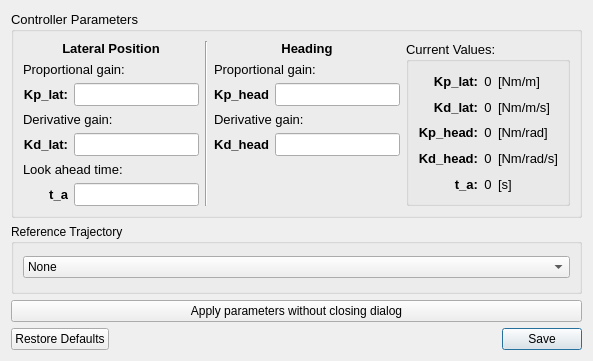
<?xml version="1.0" encoding="UTF-8"?>
<ui version="4.0">
 <class>Dialog</class>
 <widget class="QDialog" name="Dialog">
  <property name="geometry">
   <rect>
    <x>0</x>
    <y>0</y>
    <width>551</width>
    <height>361</height>
   </rect>
  </property>
  <property name="windowTitle">
   <string>PD Controller Settings</string>
  </property>
  <layout class="QGridLayout" name="gridLayout_2">
   <item row="1" column="1">
    <widget class="QGroupBox" name="groupBox">
     <property name="font">
      <font>
       <pointsize>10</pointsize>
       <weight>50</weight>
       <bold>false</bold>
      </font>
     </property>
     <property name="title">
      <string>Controller Parameters</string>
     </property>
     <layout class="QGridLayout" name="gridLayout_3">
      <item row="0" column="0">
       <layout class="QGridLayout" name="gridLayout">
        <item row="2" column="4">
         <widget class="QLineEdit" name="edit_kp_head">
          <property name="sizePolicy">
           <sizepolicy hsizetype="Minimum" vsizetype="Fixed">
            <horstretch>0</horstretch>
            <verstretch>0</verstretch>
           </sizepolicy>
          </property>
         </widget>
        </item>
        <item row="4" column="1">
         <widget class="QLineEdit" name="edit_kd_lat">
          <property name="sizePolicy">
           <sizepolicy hsizetype="Minimum" vsizetype="Fixed">
            <horstretch>0</horstretch>
            <verstretch>0</verstretch>
           </sizepolicy>
          </property>
         </widget>
        </item>
        <item row="4" column="4">
         <widget class="QLineEdit" name="edit_kd_head">
          <property name="sizePolicy">
           <sizepolicy hsizetype="Minimum" vsizetype="Fixed">
            <horstretch>0</horstretch>
            <verstretch>0</verstretch>
           </sizepolicy>
          </property>
         </widget>
        </item>
        <item row="4" column="3">
         <widget class="QLabel" name="lblWeightlat">
          <property name="font">
           <font>
            <pointsize>10</pointsize>
            <weight>75</weight>
            <bold>true</bold>
           </font>
          </property>
          <property name="text">
           <string>Kd_head</string>
          </property>
          <property name="alignment">
           <set>Qt::AlignRight|Qt::AlignTrailing|Qt::AlignVCenter</set>
          </property>
         </widget>
        </item>
        <item row="1" column="0" colspan="2">
         <widget class="QLabel" name="lblPropgaintitle">
          <property name="font">
           <font>
            <pointsize>10</pointsize>
            <weight>50</weight>
            <bold>false</bold>
           </font>
          </property>
          <property name="text">
           <string>Proportional gain:</string>
          </property>
         </widget>
        </item>
        <item row="4" column="0">
         <widget class="QLabel" name="lblDerivgain">
          <property name="font">
           <font>
            <pointsize>10</pointsize>
            <weight>75</weight>
            <bold>true</bold>
           </font>
          </property>
          <property name="text">
           <string>Kd_lat:</string>
          </property>
          <property name="alignment">
           <set>Qt::AlignRight|Qt::AlignTrailing|Qt::AlignVCenter</set>
          </property>
         </widget>
        </item>
        <item row="3" column="0" colspan="2">
         <widget class="QLabel" name="lblDerivgaintitle">
          <property name="font">
           <font>
            <pointsize>10</pointsize>
            <weight>50</weight>
            <bold>false</bold>
           </font>
          </property>
          <property name="text">
           <string>Derivative gain:</string>
          </property>
         </widget>
        </item>
        <item row="1" column="3" colspan="2">
         <widget class="QLabel" name="lblWeightheadingtitle">
          <property name="font">
           <font>
            <pointsize>10</pointsize>
            <weight>50</weight>
            <bold>false</bold>
           </font>
          </property>
          <property name="text">
           <string>Proportional gain:</string>
          </property>
         </widget>
        </item>
        <item row="2" column="3">
         <widget class="QLabel" name="lblWeightheading">
          <property name="font">
           <font>
            <pointsize>10</pointsize>
            <weight>75</weight>
            <bold>true</bold>
           </font>
          </property>
          <property name="text">
           <string>Kp_head</string>
          </property>
          <property name="alignment">
           <set>Qt::AlignRight|Qt::AlignTrailing|Qt::AlignVCenter</set>
          </property>
         </widget>
        </item>
        <item row="6" column="0">
         <widget class="QLabel" name="lblTahead">
          <property name="font">
           <font>
            <pointsize>10</pointsize>
            <weight>75</weight>
            <bold>true</bold>
           </font>
          </property>
          <property name="text">
           <string>t_a</string>
          </property>
          <property name="alignment">
           <set>Qt::AlignRight|Qt::AlignTrailing|Qt::AlignVCenter</set>
          </property>
         </widget>
        </item>
        <item row="2" column="1">
         <widget class="QLineEdit" name="edit_kp_lat">
          <property name="sizePolicy">
           <sizepolicy hsizetype="Minimum" vsizetype="Fixed">
            <horstretch>0</horstretch>
            <verstretch>0</verstretch>
           </sizepolicy>
          </property>
         </widget>
        </item>
        <item row="2" column="0">
         <widget class="QLabel" name="lblPropgain">
          <property name="font">
           <font>
            <pointsize>10</pointsize>
            <weight>75</weight>
            <bold>true</bold>
           </font>
          </property>
          <property name="text">
           <string>Kp_lat:</string>
          </property>
          <property name="alignment">
           <set>Qt::AlignRight|Qt::AlignTrailing|Qt::AlignVCenter</set>
          </property>
         </widget>
        </item>
        <item row="3" column="3" colspan="2">
         <widget class="QLabel" name="lblWeightlattitle">
          <property name="font">
           <font>
            <pointsize>10</pointsize>
            <weight>50</weight>
            <bold>false</bold>
           </font>
          </property>
          <property name="text">
           <string>Derivative gain:</string>
          </property>
         </widget>
        </item>
        <item row="6" column="1">
         <widget class="QLineEdit" name="edit_t_ahead">
          <property name="sizePolicy">
           <sizepolicy hsizetype="Minimum" vsizetype="Fixed">
            <horstretch>0</horstretch>
            <verstretch>0</verstretch>
           </sizepolicy>
          </property>
         </widget>
        </item>
        <item row="5" column="0" colspan="2">
         <widget class="QLabel" name="lblTaheadtitle">
          <property name="font">
           <font>
            <pointsize>10</pointsize>
           </font>
          </property>
          <property name="text">
           <string>Look ahead time:</string>
          </property>
         </widget>
        </item>
        <item row="0" column="0" colspan="2">
         <widget class="QLabel" name="label_6">
          <property name="font">
           <font>
            <weight>75</weight>
            <bold>true</bold>
           </font>
          </property>
          <property name="text">
           <string>Lateral Position</string>
          </property>
          <property name="alignment">
           <set>Qt::AlignCenter</set>
          </property>
         </widget>
        </item>
        <item row="0" column="3" colspan="2">
         <widget class="QLabel" name="label_7">
          <property name="font">
           <font>
            <weight>75</weight>
            <bold>true</bold>
           </font>
          </property>
          <property name="text">
           <string>Heading</string>
          </property>
          <property name="alignment">
           <set>Qt::AlignCenter</set>
          </property>
         </widget>
        </item>
        <item row="0" column="2" rowspan="7">
         <widget class="Line" name="line">
          <property name="orientation">
           <enum>Qt::Vertical</enum>
          </property>
         </widget>
        </item>
       </layout>
      </item>
      <item row="0" column="1" colspan="2">
       <widget class="QGroupBox" name="groupBox_2">
        <property name="font">
         <font>
          <pointsize>10</pointsize>
         </font>
        </property>
        <property name="title">
         <string>Current Values:</string>
        </property>
        <property name="flat">
         <bool>false</bool>
        </property>
        <property name="checkable">
         <bool>false</bool>
        </property>
        <layout class="QGridLayout" name="gridLayout_7">
         <item row="0" column="0">
          <layout class="QGridLayout" name="gridLayout_6">
           <item row="2" column="0">
            <widget class="QLabel" name="label_3">
             <property name="font">
              <font>
               <pointsize>10</pointsize>
               <weight>75</weight>
               <bold>true</bold>
              </font>
             </property>
             <property name="text">
              <string>Kp_head:</string>
             </property>
             <property name="alignment">
              <set>Qt::AlignRight|Qt::AlignTrailing|Qt::AlignVCenter</set>
             </property>
            </widget>
           </item>
           <item row="0" column="1">
            <widget class="QLabel" name="lbl_current_kp_lat">
             <property name="font">
              <font>
               <pointsize>10</pointsize>
              </font>
             </property>
             <property name="text">
              <string>0</string>
             </property>
             <property name="alignment">
              <set>Qt::AlignCenter</set>
             </property>
            </widget>
           </item>
           <item row="3" column="0">
            <widget class="QLabel" name="label_4">
             <property name="font">
              <font>
               <pointsize>10</pointsize>
               <weight>75</weight>
               <bold>true</bold>
              </font>
             </property>
             <property name="text">
              <string>Kd_head:</string>
             </property>
             <property name="alignment">
              <set>Qt::AlignRight|Qt::AlignTrailing|Qt::AlignVCenter</set>
             </property>
            </widget>
           </item>
           <item row="4" column="0">
            <widget class="QLabel" name="label_5">
             <property name="font">
              <font>
               <pointsize>10</pointsize>
               <weight>75</weight>
               <bold>true</bold>
              </font>
             </property>
             <property name="text">
              <string>t_a:</string>
             </property>
             <property name="alignment">
              <set>Qt::AlignRight|Qt::AlignTrailing|Qt::AlignVCenter</set>
             </property>
            </widget>
           </item>
           <item row="2" column="1">
            <widget class="QLabel" name="lbl_current_kp_head">
             <property name="font">
              <font>
               <pointsize>10</pointsize>
              </font>
             </property>
             <property name="text">
              <string>0</string>
             </property>
             <property name="alignment">
              <set>Qt::AlignCenter</set>
             </property>
            </widget>
           </item>
           <item row="1" column="1">
            <widget class="QLabel" name="lbl_current_kd_lat">
             <property name="font">
              <font>
               <pointsize>10</pointsize>
              </font>
             </property>
             <property name="text">
              <string>0</string>
             </property>
             <property name="alignment">
              <set>Qt::AlignCenter</set>
             </property>
            </widget>
           </item>
           <item row="1" column="0">
            <widget class="QLabel" name="label_2">
             <property name="font">
              <font>
               <pointsize>10</pointsize>
               <weight>75</weight>
               <bold>true</bold>
              </font>
             </property>
             <property name="text">
              <string>Kd_lat:</string>
             </property>
             <property name="alignment">
              <set>Qt::AlignRight|Qt::AlignTrailing|Qt::AlignVCenter</set>
             </property>
            </widget>
           </item>
           <item row="4" column="1">
            <widget class="QLabel" name="lbl_current_t_lookahead">
             <property name="font">
              <font>
               <pointsize>10</pointsize>
              </font>
             </property>
             <property name="text">
              <string>0</string>
             </property>
             <property name="alignment">
              <set>Qt::AlignCenter</set>
             </property>
            </widget>
           </item>
           <item row="0" column="0">
            <widget class="QLabel" name="label">
             <property name="font">
              <font>
               <pointsize>10</pointsize>
               <weight>75</weight>
               <bold>true</bold>
              </font>
             </property>
             <property name="text">
              <string>Kp_lat:</string>
             </property>
             <property name="alignment">
              <set>Qt::AlignRight|Qt::AlignTrailing|Qt::AlignVCenter</set>
             </property>
            </widget>
           </item>
           <item row="3" column="1">
            <widget class="QLabel" name="lbl_current_kd_head">
             <property name="font">
              <font>
               <pointsize>10</pointsize>
              </font>
             </property>
             <property name="text">
              <string>0</string>
             </property>
             <property name="alignment">
              <set>Qt::AlignCenter</set>
             </property>
            </widget>
           </item>
           <item row="0" column="2">
            <widget class="QLabel" name="label_8">
             <property name="text">
              <string>[Nm/m]</string>
             </property>
            </widget>
           </item>
           <item row="1" column="2">
            <widget class="QLabel" name="label_9">
             <property name="text">
              <string>[Nm/m/s]</string>
             </property>
            </widget>
           </item>
           <item row="2" column="2">
            <widget class="QLabel" name="label_10">
             <property name="text">
              <string>[Nm/rad]</string>
             </property>
            </widget>
           </item>
           <item row="3" column="2">
            <widget class="QLabel" name="label_11">
             <property name="text">
              <string>[Nm/rad/s]</string>
             </property>
            </widget>
           </item>
           <item row="4" column="2">
            <widget class="QLabel" name="label_12">
             <property name="text">
              <string>[s]</string>
             </property>
            </widget>
           </item>
          </layout>
         </item>
        </layout>
       </widget>
      </item>
     </layout>
    </widget>
   </item>
   <item row="3" column="1">
    <widget class="QPushButton" name="btn_apply_parameters">
     <property name="text">
      <string>Apply parameters without closing dialog</string>
     </property>
    </widget>
   </item>
   <item row="4" column="1">
    <widget class="QDialogButtonBox" name="btnbox_pd_controller_settings">
     <property name="orientation">
      <enum>Qt::Horizontal</enum>
     </property>
     <property name="standardButtons">
      <set>QDialogButtonBox::RestoreDefaults|QDialogButtonBox::Save</set>
     </property>
    </widget>
   </item>
   <item row="2" column="1">
    <widget class="QGroupBox" name="groupBox_3">
     <property name="title">
      <string>Reference Trajectory</string>
     </property>
     <layout class="QGridLayout" name="gridLayout_4">
      <property name="leftMargin">
       <number>9</number>
      </property>
      <property name="topMargin">
       <number>9</number>
      </property>
      <property name="rightMargin">
       <number>9</number>
      </property>
      <property name="bottomMargin">
       <number>9</number>
      </property>
      <property name="spacing">
       <number>3</number>
      </property>
      <item row="0" column="0">
       <widget class="QComboBox" name="cmbbox_hcr_selection">
        <property name="sizePolicy">
         <sizepolicy hsizetype="Preferred" vsizetype="Fixed">
          <horstretch>0</horstretch>
          <verstretch>0</verstretch>
         </sizepolicy>
        </property>
        <property name="minimumSize">
         <size>
          <width>250</width>
          <height>0</height>
         </size>
        </property>
        <property name="font">
         <font>
          <weight>50</weight>
          <bold>false</bold>
         </font>
        </property>
        <item>
         <property name="text">
          <string>None</string>
         </property>
        </item>
       </widget>
      </item>
     </layout>
    </widget>
   </item>
  </layout>
 </widget>
 <resources/>
 <connections>
  <connection>
   <sender>btnbox_pd_controller_settings</sender>
   <signal>accepted()</signal>
   <receiver>Dialog</receiver>
   <slot>accept()</slot>
   <hints>
    <hint type="sourcelabel">
     <x>248</x>
     <y>254</y>
    </hint>
    <hint type="destinationlabel">
     <x>157</x>
     <y>274</y>
    </hint>
   </hints>
  </connection>
  <connection>
   <sender>btnbox_pd_controller_settings</sender>
   <signal>rejected()</signal>
   <receiver>Dialog</receiver>
   <slot>reject()</slot>
   <hints>
    <hint type="sourcelabel">
     <x>316</x>
     <y>260</y>
    </hint>
    <hint type="destinationlabel">
     <x>286</x>
     <y>274</y>
    </hint>
   </hints>
  </connection>
 </connections>
</ui>
